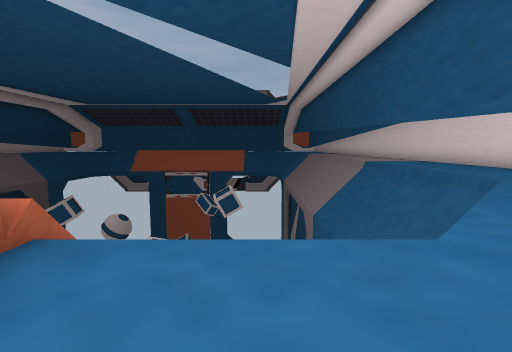
view 1 (above)

15 first-person views from a walk through a scene from a Unity 3-D project. The camera is 1.3 m above the floor, tilts 6° down and sees 85° across. The floor is counted in squares, 2 m on a side. Each view is taken from the middle of a square. On the plan, view 1 faces up. The plan holds only what a view shows up to about 9 squares ahead; the rest is blank. The place goes on beyond the plan.

view 2
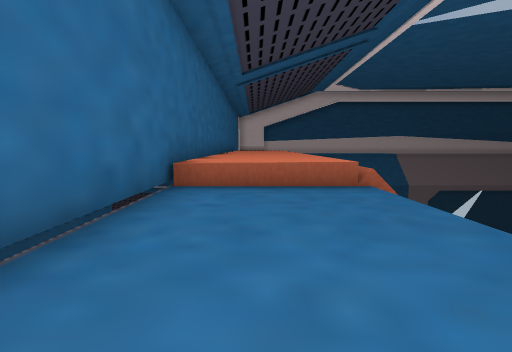

view 3
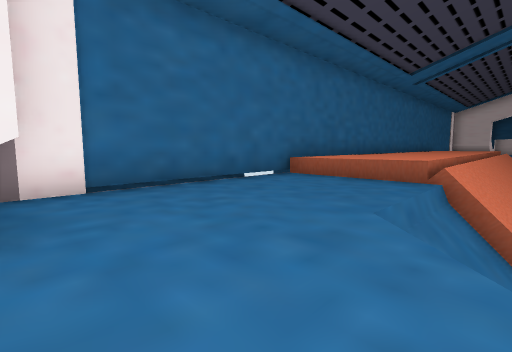

view 4
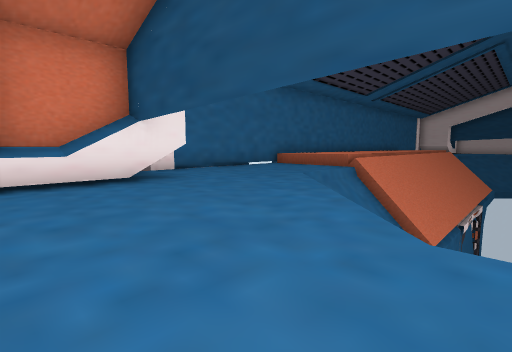

view 5
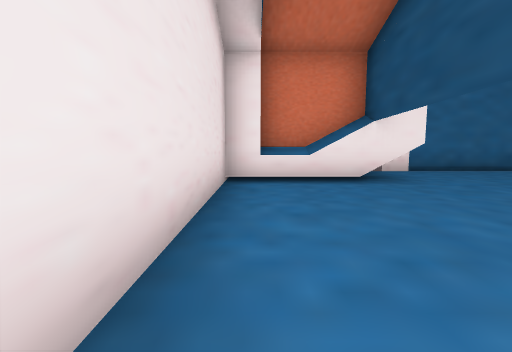

view 6
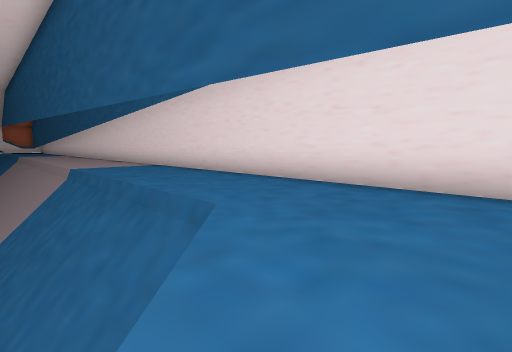

view 7
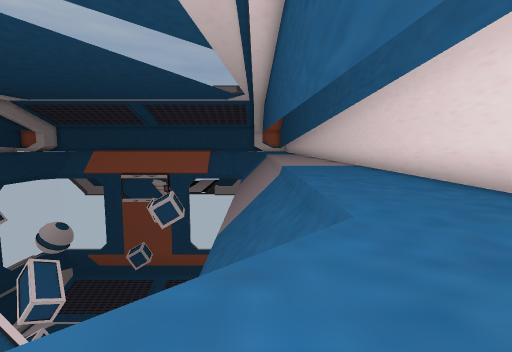

view 8
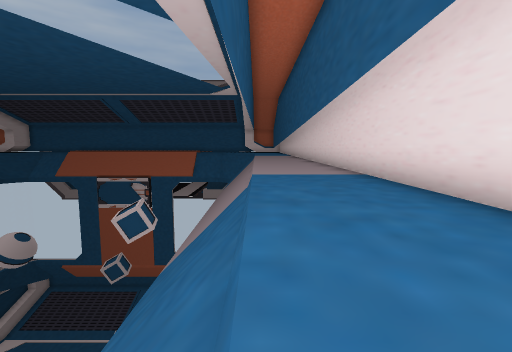

view 9
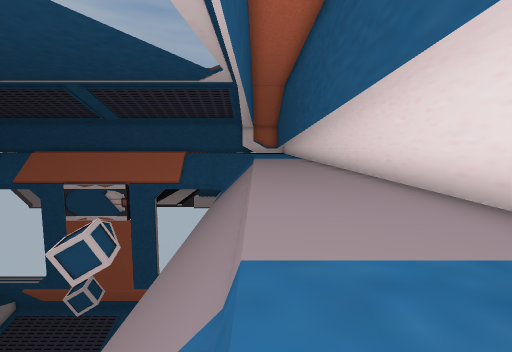

view 10
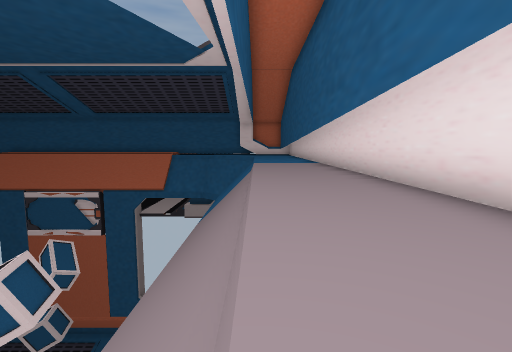

view 11
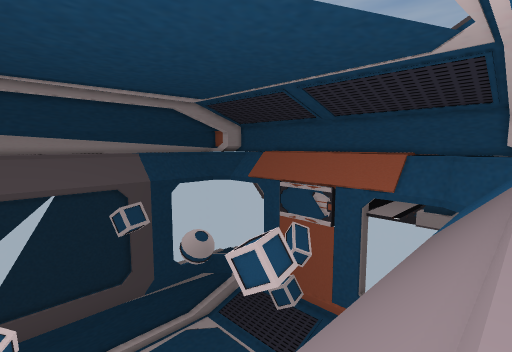

view 12
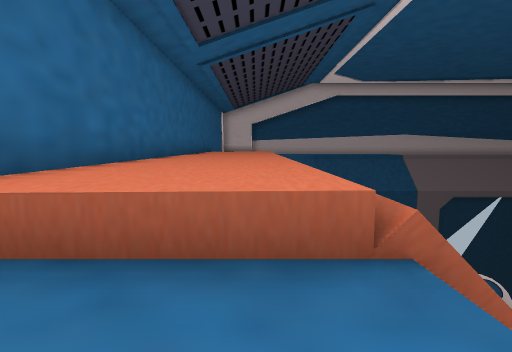

view 13
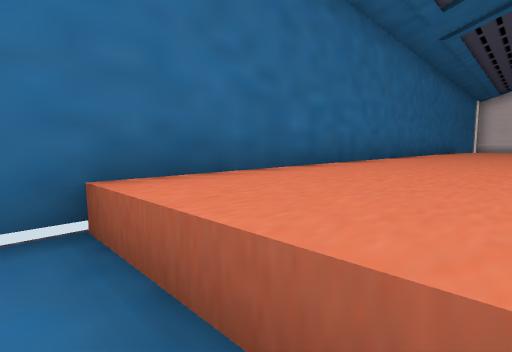

view 14
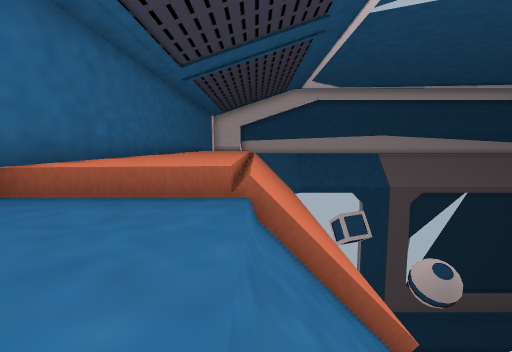

view 15
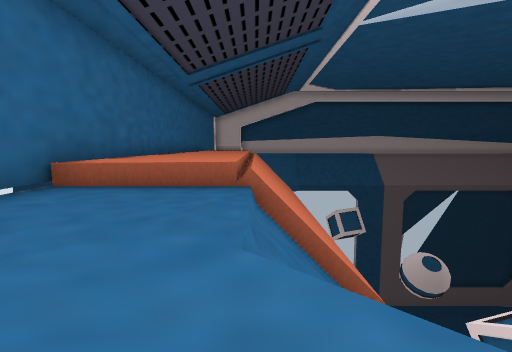

### Floor plan
Key: @ floor where view 1 was taken; # wall or solid block; . main floor; - floor 1.75 m lower than the main floor; / step, stairs or slope; = window, fence, low wall or low ledge; ^ raised ledge; v drop or lower ground; O other object.
Columns run from 12 left of view 1 to 8 right of it. Each row starts with its distance up from view 1.
 25                vv/
 24          ===   vv/..#
 23          OO=   vv/..#
 22          OO=   vv/..#
 21                vv/..#
 20                vv/..#
 19                vv/..#
 18                vv/..#
 17                vv/..#
 16              ==vv/..#
 15       OO      =vv/..#
 14        OO      vv/..#
 13                vv/..#
 12                vv/..#
 11                vv/..#
 10                vv/..#
  9           O    vv/..#
  8          OO    vv/..#
  7              = vv/..#
  6              =  v/..#
  5                 v...#
  4       vvvvvv    ....#
  3      ------vv  .....#
  2     ^^^^^^^vvv......#
  1    ^^^^^^^^.........#
  0 ^^^^^^^^^^^.@...#####
 -1  ^^^^^^^^^^.....#
 -2            ######

Positions as (right, up) in squares from view 1, and headings:
1: (0, 0), facing up
2: (3, 0), facing left
3: (4, 3), facing down-left
4: (7, 6), facing down-left
5: (7, 6), facing down
6: (3, 3), facing up-right
7: (4, 3), facing up
8: (5, 6), facing up
9: (5, 11), facing up
10: (5, 15), facing up
11: (5, 15), facing up-left
12: (0, 1), facing left
13: (-1, 1), facing down-left
14: (2, 2), facing left
15: (3, 2), facing left
